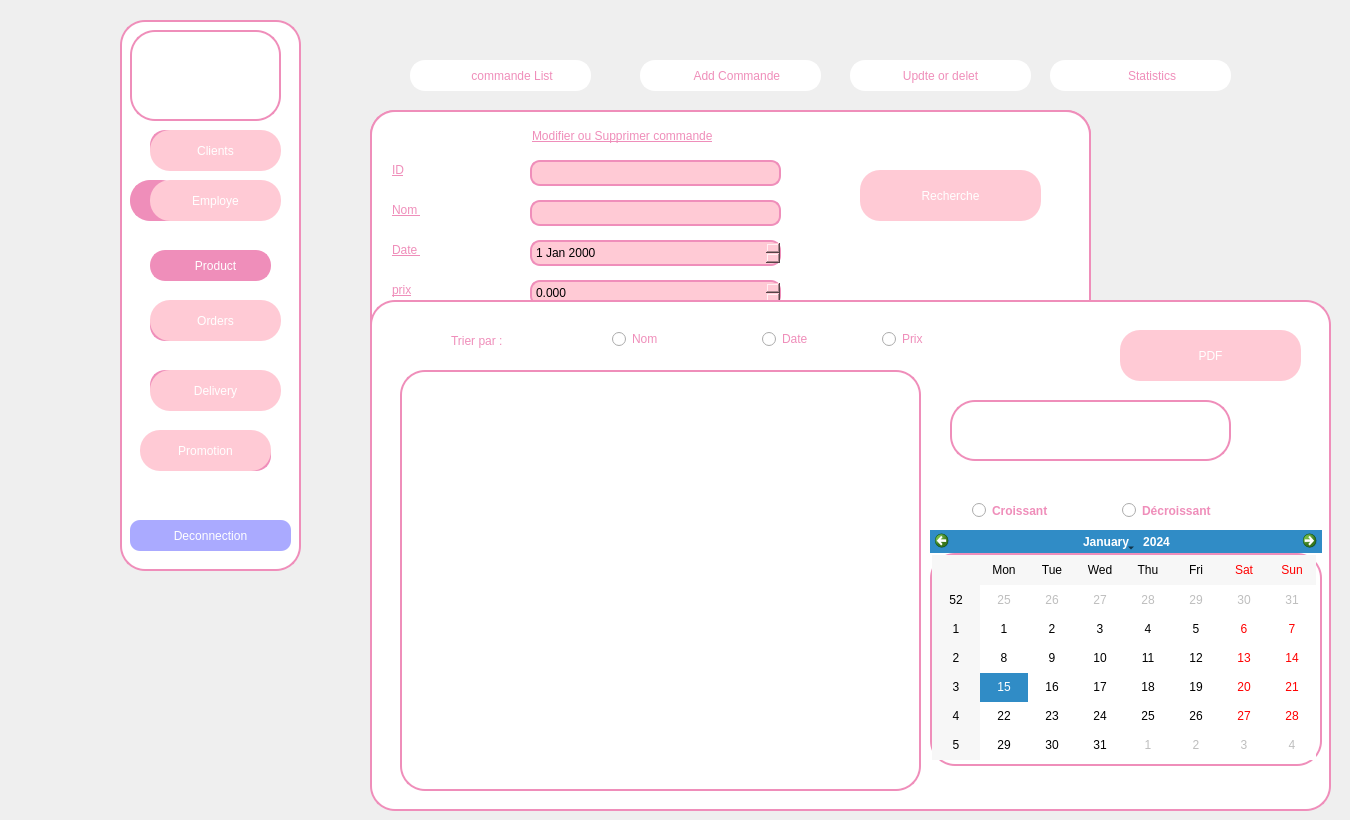
  <widget class="QWidget" name="centralwidget">
   <widget class="QGraphicsView" name="layoutGraph">
    <property name="geometry">
     <rect>
      <x>370</x>
      <y>350</y>
      <width>721</width>
      <height>421</height>
     </rect>
    </property>
    <property name="styleSheet">
     <string notr="true">QGraphicsView{
    background-color: white;
    width: 10px;
    border: 2px solid #EF8EBA;
    border-radius: 25px;
}</string>
    </property>
   </widget>
   <widget class="QStackedWidget" name="stackedWidget">
    <property name="geometry">
     <rect>
      <x>20</x>
      <y>10</y>
      <width>1321</width>
      <height>561</height>
     </rect>
    </property>
    <property name="currentIndex">
     <number>0</number>
    </property>
    <widget class="QWidget" name="page">
     <widget class="QFrame" name="frame">
      <property name="geometry">
       <rect>
        <x>100</x>
        <y>10</y>
        <width>181</width>
        <height>551</height>
       </rect>
      </property>
      <property name="styleSheet">
       <string notr="true">QFrame {
    background-color: white;
    width: 10px;
    border: 2px solid #EF8EBA;
    border-radius: 25px;
}</string>
      </property>
      <property name="frameShape">
       <enum>QFrame::NoFrame</enum>
      </property>
      <widget class="QLabel" name="label_2">
       <property name="geometry">
        <rect>
         <x>30</x>
         <y>170</y>
         <width>121</width>
         <height>31</height>
        </rect>
       </property>
       <property name="styleSheet">
        <string notr="true">QFrame {
	background-color: #EF8EBA;
    width: 10px;
    border: 2px solid #EF8EBA;
    border-radius: 15px;
}
QLabel{
	color: rgb(255, 255, 255);
}</string>
       </property>
       <property name="text">
        <string>            Employee</string>
       </property>
      </widget>
      <widget class="QLabel" name="label">
       <property name="geometry">
        <rect>
         <x>10</x>
         <y>160</y>
         <width>51</width>
         <height>41</height>
        </rect>
       </property>
       <property name="styleSheet">
        <string notr="true">QLabel{
border-color:  rgb(239, 142, 186);
border-radius:20px;
background-color: rgb(239, 142, 186);
}
</string>
       </property>
       <property name="text">
        <string/>
       </property>
       <property name="pixmap">
        <pixmap>../../../../../../Downloads/Capture_d_écran_2024-10-20_035051-removebg-preview.png</pixmap>
       </property>
       <property name="scaledContents">
        <bool>true</bool>
       </property>
      </widget>
      <widget class="QLabel" name="label_3">
       <property name="geometry">
        <rect>
         <x>30</x>
         <y>110</y>
         <width>121</width>
         <height>31</height>
        </rect>
       </property>
       <property name="styleSheet">
        <string notr="true">QFrame {
	background-color: #EF8EBA;
    width: 10px;
    border: 2px solid #EF8EBA;
    border-radius: 15px;
}
QLabel{
	color: rgb(255, 255, 255);
}</string>
       </property>
       <property name="text">
        <string>            Client</string>
       </property>
      </widget>
      <widget class="QLabel" name="label_4">
       <property name="geometry">
        <rect>
         <x>30</x>
         <y>230</y>
         <width>121</width>
         <height>31</height>
        </rect>
       </property>
       <property name="styleSheet">
        <string notr="true">QFrame {
	background-color: #EF8EBA;
    width: 10px;
    border: 2px solid #EF8EBA;
    border-radius: 15px;
}
QLabel{
	color: rgb(255, 255, 255);
}</string>
       </property>
       <property name="text">
        <string>            Product</string>
       </property>
      </widget>
      <widget class="QLabel" name="label_5">
       <property name="geometry">
        <rect>
         <x>30</x>
         <y>290</y>
         <width>121</width>
         <height>31</height>
        </rect>
       </property>
       <property name="styleSheet">
        <string notr="true">QFrame {
	background-color: #EF8EBA;
    width: 10px;
    border: 2px solid #EF8EBA;
    border-radius: 15px;
}
QLabel{
	color: rgb(255, 255, 255);
}</string>
       </property>
       <property name="text">
        <string>            Orders</string>
       </property>
      </widget>
      <widget class="QLabel" name="label_6">
       <property name="geometry">
        <rect>
         <x>30</x>
         <y>350</y>
         <width>121</width>
         <height>31</height>
        </rect>
       </property>
       <property name="styleSheet">
        <string notr="true">QFrame {
	background-color: #EF8EBA;
    width: 10px;
    border: 2px solid #EF8EBA;
    border-radius: 15px;
}
QLabel{
	color: rgb(255, 255, 255);
}</string>
       </property>
       <property name="text">
        <string>            Delivery</string>
       </property>
      </widget>
      <widget class="QLabel" name="label_7">
       <property name="geometry">
        <rect>
         <x>30</x>
         <y>420</y>
         <width>121</width>
         <height>31</height>
        </rect>
       </property>
       <property name="styleSheet">
        <string notr="true">QFrame {
	background-color: #EF8EBA;
    width: 10px;
    border: 2px solid #EF8EBA;
    border-radius: 15px;
}
QLabel{
	color: rgb(255, 255, 255);
}</string>
       </property>
       <property name="text">
        <string>            Promotion</string>
       </property>
      </widget>
      <widget class="QPushButton" name="pushButton_2">
       <property name="geometry">
        <rect>
         <x>10</x>
         <y>500</y>
         <width>161</width>
         <height>31</height>
        </rect>
       </property>
       <property name="styleSheet">
        <string notr="true">QPushButton {
	background-color: rgb(170, 170, 255);
    color: white; /* Texte blanc */
    border-radius:10px  ; /* Coins arrondis */
	border-color: rgb(239, 142, 186);
    padding: 8px;
}</string>
       </property>
       <property name="text">
        <string>Deconnection</string>
       </property>
      </widget>
      <widget class="QLabel" name="label_9">
       <property name="geometry">
        <rect>
         <x>10</x>
         <y>10</y>
         <width>151</width>
         <height>91</height>
        </rect>
       </property>
       <property name="styleSheet">
        <string notr="true">image: url(:/logo/logo.jpg);
</string>
       </property>
       <property name="text">
        <string/>
       </property>
       <property name="pixmap">
        <pixmap>../../../../../rapport de stage/interface/Capture d’écran 2024-09-29 185850.png</pixmap>
       </property>
       <property name="scaledContents">
        <bool>true</bool>
       </property>
      </widget>
      <widget class="QPushButton" name="client">
       <property name="geometry">
        <rect>
         <x>30</x>
         <y>110</y>
         <width>131</width>
         <height>41</height>
        </rect>
       </property>
       <property name="styleSheet">
        <string notr="true">QPushButton {
	background-color: rgb(255, 202, 213);
    color: white; /* Texte blanc */
    border-radius:20px  ; /* Coins arrondis */
	border-color: rgb(239, 142, 186);
    padding: 8px;
}</string>
       </property>
       <property name="text">
        <string>Clients</string>
       </property>
      </widget>
      <widget class="QPushButton" name="emp">
       <property name="geometry">
        <rect>
         <x>30</x>
         <y>160</y>
         <width>131</width>
         <height>41</height>
        </rect>
       </property>
       <property name="styleSheet">
        <string notr="true">QPushButton {
	background-color: rgb(255, 202, 213);
    color: white; /* Texte blanc */
    border-radius:20px  ; /* Coins arrondis */
	border-color: rgb(239, 142, 186);
    padding: 8px;
}</string>
       </property>
       <property name="text">
        <string>Employe</string>
       </property>
      </widget>
      <widget class="QPushButton" name="order">
       <property name="geometry">
        <rect>
         <x>30</x>
         <y>280</y>
         <width>131</width>
         <height>41</height>
        </rect>
       </property>
       <property name="styleSheet">
        <string notr="true">QPushButton {
	background-color: rgb(255, 202, 213);
    color: white; /* Texte blanc */
    border-radius:20px  ; /* Coins arrondis */
	border-color: rgb(239, 142, 186);
    padding: 8px;
}</string>
       </property>
       <property name="text">
        <string>Orders</string>
       </property>
      </widget>
      <widget class="QPushButton" name="livr">
       <property name="geometry">
        <rect>
         <x>30</x>
         <y>350</y>
         <width>131</width>
         <height>41</height>
        </rect>
       </property>
       <property name="styleSheet">
        <string notr="true">QPushButton {
	background-color: rgb(255, 202, 213);
    color: white; /* Texte blanc */
    border-radius:20px  ; /* Coins arrondis */
	border-color: rgb(239, 142, 186);
    padding: 8px;
}</string>
       </property>
       <property name="text">
        <string>Delivery</string>
       </property>
      </widget>
      <widget class="QPushButton" name="prom">
       <property name="geometry">
        <rect>
         <x>20</x>
         <y>410</y>
         <width>131</width>
         <height>41</height>
        </rect>
       </property>
       <property name="styleSheet">
        <string notr="true">QPushButton {
	background-color: rgb(255, 202, 213);
    color: white; /* Texte blanc */
    border-radius:20px  ; /* Coins arrondis */
	border-color: rgb(239, 142, 186);
    padding: 8px;
}</string>
       </property>
       <property name="text">
        <string>Promotion</string>
       </property>
      </widget>
     </widget>
     <widget class="QFrame" name="frame_2">
      <property name="geometry">
       <rect>
        <x>350</x>
        <y>100</y>
        <width>721</width>
        <height>421</height>
       </rect>
      </property>
      <property name="styleSheet">
       <string notr="true">QFrame {
    background-color: white;
    width: 10px;
    border: 2px solid #EF8EBA;
    border-radius: 25px;
}</string>
      </property>
      <property name="frameShape">
       <enum>QFrame::NoFrame</enum>
      </property>
      <widget class="QLineEdit" name="lineEdit_3">
       <property name="geometry">
        <rect>
         <x>20</x>
         <y>90</y>
         <width>81</width>
         <height>20</height>
        </rect>
       </property>
       <property name="styleSheet">
        <string notr="true">QLineEdit{
	text-decoration: underline;
	color:#EF8EBA;
	font: 700 italic 10pt &quot;Segoe UI&quot;;
	;
}</string>
       </property>
       <property name="text">
        <string>Nom </string>
       </property>
       <property name="frame">
        <bool>false</bool>
       </property>
      </widget>
      <widget class="QLineEdit" name="lineEdit_4">
       <property name="geometry">
        <rect>
         <x>20</x>
         <y>130</y>
         <width>131</width>
         <height>20</height>
        </rect>
       </property>
       <property name="styleSheet">
        <string notr="true">QLineEdit{
	text-decoration: underline;
	color:#EF8EBA;
	font: 700 italic 10pt &quot;Segoe UI&quot;;
	;
}</string>
       </property>
       <property name="text">
        <string>Date </string>
       </property>
       <property name="frame">
        <bool>false</bool>
       </property>
      </widget>
      <widget class="QLineEdit" name="lineEdit_5">
       <property name="geometry">
        <rect>
         <x>20</x>
         <y>170</y>
         <width>71</width>
         <height>20</height>
        </rect>
       </property>
       <property name="styleSheet">
        <string notr="true">QLineEdit{
	text-decoration: underline;
	color:#EF8EBA;
	font: 700 italic 10pt &quot;Segoe UI&quot;;
	;
}</string>
       </property>
       <property name="text">
        <string>prix</string>
       </property>
       <property name="frame">
        <bool>false</bool>
       </property>
      </widget>
      <widget class="QLineEdit" name="lineEdit_6">
       <property name="geometry">
        <rect>
         <x>10</x>
         <y>210</y>
         <width>121</width>
         <height>20</height>
        </rect>
       </property>
       <property name="styleSheet">
        <string notr="true">QLineEdit{
	text-decoration: underline;
	color: #EF8EBA;
	font: 700 italic 10pt &quot;Segoe UI&quot;;
	;
}</string>
       </property>
       <property name="text">
        <string>modep</string>
       </property>
       <property name="frame">
        <bool>false</bool>
       </property>
      </widget>
      <widget class="QLineEdit" name="lineEdit_9">
       <property name="geometry">
        <rect>
         <x>160</x>
         <y>90</y>
         <width>251</width>
         <height>26</height>
        </rect>
       </property>
       <property name="styleSheet">
        <string notr="true">QLineEdit {
	background-color: rgb(255, 202, 213);
    border: 2px solid #EF8EBA; /* Bordure rose */
    border-radius: 10px; /* Coins arrondis */
    padding: 2px;
}</string>
       </property>
      </widget>
      <widget class="QLineEdit" name="lineEdit_14">
       <property name="geometry">
        <rect>
         <x>230</x>
         <y>10</y>
         <width>251</width>
         <height>31</height>
        </rect>
       </property>
       <property name="styleSheet">
        <string notr="true">QLineEdit{
	text-decoration: underline;
	color: #EF8EBA;
	font: 700 italic 15pt &quot;Segoe UI&quot;;
	;
}</string>
       </property>
       <property name="text">
        <string>Ajouter commande</string>
       </property>
       <property name="frame">
        <bool>false</bool>
       </property>
      </widget>
      <widget class="QPushButton" name="pushButton_5">
       <property name="geometry">
        <rect>
         <x>490</x>
         <y>310</y>
         <width>181</width>
         <height>51</height>
        </rect>
       </property>
       <property name="styleSheet">
        <string notr="true">QPushButton {
	background-color: rgb(255, 202, 213);
    color: white; /* Texte blanc */
    border-radius:20px  ; /* Coins arrondis */
	border-color: rgb(239, 142, 186);
    padding: 8px;
}</string>
       </property>
       <property name="text">
        <string>ajouter</string>
       </property>
      </widget>
      <widget class="QDateEdit" name="dateEdit">
       <property name="geometry">
        <rect>
         <x>160</x>
         <y>130</y>
         <width>251</width>
         <height>26</height>
        </rect>
       </property>
       <property name="styleSheet">
        <string notr="true">QDateEdit {
	background-color: rgb(255, 202, 213);
    border: 2px solid #EF8EBA; /* Bordure rose */
    border-radius: 10px; /* Coins arrondis */
    padding: 2px;
}</string>
       </property>
      </widget>
      <widget class="QComboBox" name="CM_modep">
       <property name="geometry">
        <rect>
         <x>160</x>
         <y>210</y>
         <width>251</width>
         <height>22</height>
        </rect>
       </property>
       <property name="styleSheet">
        <string notr="true">QComboBox {
	background-color: rgb(255, 202, 213);
    border: 2px solid #EF8EBA; /* Bordure rose */
    border-radius: 10px; /* Coins arrondis */
    padding: 2px;
}</string>
       </property>
      </widget>
      <widget class="QDoubleSpinBox" name="doubleSpinBox_1">
       <property name="geometry">
        <rect>
         <x>160</x>
         <y>170</y>
         <width>251</width>
         <height>26</height>
        </rect>
       </property>
       <property name="styleSheet">
        <string notr="true">QDoubleSpinBox {
	background-color: rgb(255, 202, 213);
    border: 2px solid #EF8EBA; /* Bordure rose */
    border-radius: 10px; /* Coins arrondis */
    padding: 2px;
}</string>
       </property>
       <property name="decimals">
        <number>3</number>
       </property>
       <property name="maximum">
        <double>99999.990000000005239</double>
       </property>
      </widget>
     </widget>
     <widget class="QPushButton" name="pushButton_7">
      <property name="geometry">
       <rect>
        <x>390</x>
        <y>50</y>
        <width>181</width>
        <height>31</height>
       </rect>
      </property>
      <property name="styleSheet">
       <string notr="true">QFrame {
	font: 10pt &quot;Segoe UI&quot;;
	background-color: white;
    width: 10px;
    border: 2px solid white;
    border-radius: 15px;
}
QPushButton{
	color: #EF8EBA;
background-color: white;
    width: 10px;
    border: 2px solid white;
    border-radius: 15px;
}</string>
      </property>
      <property name="text">
       <string>       commande List</string>
      </property>
     </widget>
     <widget class="QPushButton" name="pushButton_8">
      <property name="geometry">
       <rect>
        <x>620</x>
        <y>50</y>
        <width>181</width>
        <height>31</height>
       </rect>
      </property>
      <property name="styleSheet">
       <string notr="true">QFrame {
	font: 10pt &quot;Segoe UI&quot;;
	background-color: white;
    width: 10px;
    border: 2px solid white;
    border-radius: 15px;
}
QPushButton{
	color: #EF8EBA;
background-color: white;
    width: 10px;
    border: 2px solid white;
    border-radius: 15px;
}</string>
      </property>
      <property name="text">
       <string>    Add Commande</string>
      </property>
     </widget>
     <widget class="QPushButton" name="pushButton_11">
      <property name="geometry">
       <rect>
        <x>830</x>
        <y>50</y>
        <width>181</width>
        <height>31</height>
       </rect>
      </property>
      <property name="styleSheet">
       <string notr="true">QFrame {
	font: 10pt &quot;Segoe UI&quot;;
	background-color: white;
    width: 10px;
    border: 2px solid white;
    border-radius: 15px;
}
QPushButton{
	color: #EF8EBA;
background-color: white;
    width: 10px;
    border: 2px solid white;
    border-radius: 15px;
}</string>
      </property>
      <property name="text">
       <string>Updte or delet</string>
      </property>
     </widget>
     <widget class="QPushButton" name="pushButton_12">
      <property name="geometry">
       <rect>
        <x>1030</x>
        <y>50</y>
        <width>181</width>
        <height>31</height>
       </rect>
      </property>
      <property name="styleSheet">
       <string notr="true">QFrame {
	font: 10pt &quot;Segoe UI&quot;;
	background-color: white;
    width: 10px;
    border: 2px solid white;
    border-radius: 15px;
}
QPushButton{
	color: #EF8EBA;
background-color: white;
    width: 10px;
    border: 2px solid white;
    border-radius: 15px;
}</string>
      </property>
      <property name="text">
       <string>       Statistics</string>
      </property>
     </widget>
     <widget class="QFrame" name="frame_4">
      <property name="geometry">
       <rect>
        <x>350</x>
        <y>100</y>
        <width>721</width>
        <height>421</height>
       </rect>
      </property>
      <property name="styleSheet">
       <string notr="true">QFrame {
    background-color: white;
    width: 10px;
    border: 2px solid #EF8EBA;
    border-radius: 25px;
}</string>
      </property>
      <property name="frameShape">
       <enum>QFrame::NoFrame</enum>
      </property>
      <widget class="QLineEdit" name="lineEdit_11">
       <property name="geometry">
        <rect>
         <x>20</x>
         <y>90</y>
         <width>81</width>
         <height>20</height>
        </rect>
       </property>
       <property name="styleSheet">
        <string notr="true">QLineEdit{
	text-decoration: underline;
	color:#EF8EBA;
	font: 700 italic 10pt &quot;Segoe UI&quot;;
	;
}</string>
       </property>
       <property name="text">
        <string>Nom </string>
       </property>
       <property name="frame">
        <bool>false</bool>
       </property>
      </widget>
      <widget class="QLineEdit" name="lineEdit_24">
       <property name="geometry">
        <rect>
         <x>20</x>
         <y>130</y>
         <width>131</width>
         <height>20</height>
        </rect>
       </property>
       <property name="styleSheet">
        <string notr="true">QLineEdit{
	text-decoration: underline;
	color:#EF8EBA;
	font: 700 italic 10pt &quot;Segoe UI&quot;;
	;
}</string>
       </property>
       <property name="text">
        <string>Date </string>
       </property>
       <property name="frame">
        <bool>false</bool>
       </property>
      </widget>
      <widget class="QLineEdit" name="lineEdit_26">
       <property name="geometry">
        <rect>
         <x>20</x>
         <y>170</y>
         <width>71</width>
         <height>20</height>
        </rect>
       </property>
       <property name="styleSheet">
        <string notr="true">QLineEdit{
	text-decoration: underline;
	color:#EF8EBA;
	font: 700 italic 10pt &quot;Segoe UI&quot;;
	;
}</string>
       </property>
       <property name="text">
        <string>prix</string>
       </property>
       <property name="frame">
        <bool>false</bool>
       </property>
      </widget>
      <widget class="QLineEdit" name="lineEdit_27">
       <property name="geometry">
        <rect>
         <x>10</x>
         <y>210</y>
         <width>121</width>
         <height>20</height>
        </rect>
       </property>
       <property name="styleSheet">
        <string notr="true">QLineEdit{
	text-decoration: underline;
	color: #EF8EBA;
	font: 700 italic 10pt &quot;Segoe UI&quot;;
	;
}</string>
       </property>
       <property name="text">
        <string>modep</string>
       </property>
       <property name="frame">
        <bool>false</bool>
       </property>
      </widget>
      <widget class="QLineEdit" name="lineEdit_23">
       <property name="geometry">
        <rect>
         <x>160</x>
         <y>90</y>
         <width>251</width>
         <height>26</height>
        </rect>
       </property>
       <property name="styleSheet">
        <string notr="true">QLineEdit {
	background-color: rgb(255, 202, 213);
    border: 2px solid #EF8EBA; /* Bordure rose */
    border-radius: 10px; /* Coins arrondis */
    padding: 2px;
}</string>
       </property>
      </widget>
      <widget class="QLineEdit" name="lineEdit_29">
       <property name="geometry">
        <rect>
         <x>160</x>
         <y>10</y>
         <width>431</width>
         <height>31</height>
        </rect>
       </property>
       <property name="styleSheet">
        <string notr="true">QLineEdit{
	text-decoration: underline;
	color: #EF8EBA;
	font: 700 italic 15pt &quot;Segoe UI&quot;;
	;
}</string>
       </property>
       <property name="text">
        <string>Modifier ou Supprimer commande</string>
       </property>
       <property name="frame">
        <bool>false</bool>
       </property>
      </widget>
      <widget class="QPushButton" name="pushButton_6">
       <property name="geometry">
        <rect>
         <x>290</x>
         <y>250</y>
         <width>181</width>
         <height>51</height>
        </rect>
       </property>
       <property name="styleSheet">
        <string notr="true">QPushButton {
	background-color: rgb(255, 202, 213);
    color: white; /* Texte blanc */
    border-radius:20px  ; /* Coins arrondis */
	border-color: rgb(239, 142, 186);
    padding: 8px;
}</string>
       </property>
       <property name="text">
        <string>Modifier</string>
       </property>
      </widget>
      <widget class="QDateEdit" name="dateEdit_3">
       <property name="geometry">
        <rect>
         <x>160</x>
         <y>130</y>
         <width>251</width>
         <height>26</height>
        </rect>
       </property>
       <property name="styleSheet">
        <string notr="true">QDateEdit {
	background-color: rgb(255, 202, 213);
    border: 2px solid #EF8EBA; /* Bordure rose */
    border-radius: 10px; /* Coins arrondis */
    padding: 2px;
}</string>
       </property>
      </widget>
      <widget class="QComboBox" name="CM_modep_2">
       <property name="geometry">
        <rect>
         <x>160</x>
         <y>210</y>
         <width>251</width>
         <height>22</height>
        </rect>
       </property>
       <property name="styleSheet">
        <string notr="true">QComboBox {
	background-color: rgb(255, 202, 213);
    border: 2px solid #EF8EBA; /* Bordure rose */
    border-radius: 10px; /* Coins arrondis */
    padding: 2px;
}</string>
       </property>
      </widget>
      <widget class="QLineEdit" name="lineEdit_35">
       <property name="geometry">
        <rect>
         <x>20</x>
         <y>50</y>
         <width>81</width>
         <height>20</height>
        </rect>
       </property>
       <property name="styleSheet">
        <string notr="true">QLineEdit{
	text-decoration: underline;
	color:#EF8EBA;
	font: 700 italic 10pt &quot;Segoe UI&quot;;
	;
}</string>
       </property>
       <property name="text">
        <string>ID</string>
       </property>
       <property name="frame">
        <bool>false</bool>
       </property>
      </widget>
      <widget class="QLineEdit" name="lineEdit_34">
       <property name="geometry">
        <rect>
         <x>160</x>
         <y>50</y>
         <width>251</width>
         <height>26</height>
        </rect>
       </property>
       <property name="styleSheet">
        <string notr="true">QLineEdit {
	background-color: rgb(255, 202, 213);
    border: 2px solid #EF8EBA; /* Bordure rose */
    border-radius: 10px; /* Coins arrondis */
    padding: 2px;
}</string>
       </property>
       <property name="text">
        <string/>
       </property>
      </widget>
      <widget class="QPushButton" name="pushButton_14">
       <property name="geometry">
        <rect>
         <x>530</x>
         <y>250</y>
         <width>181</width>
         <height>51</height>
        </rect>
       </property>
       <property name="styleSheet">
        <string notr="true">QPushButton {
	background-color: rgb(255, 202, 213);
    color: white; /* Texte blanc */
    border-radius:20px  ; /* Coins arrondis */
	border-color: rgb(239, 142, 186);
    padding: 8px;
}</string>
       </property>
       <property name="text">
        <string>Supprimer</string>
       </property>
      </widget>
      <widget class="QPushButton" name="pushButton_15">
       <property name="geometry">
        <rect>
         <x>490</x>
         <y>60</y>
         <width>181</width>
         <height>51</height>
        </rect>
       </property>
       <property name="styleSheet">
        <string notr="true">QPushButton {
	background-color: rgb(255, 202, 213);
    color: white; /* Texte blanc */
    border-radius:20px  ; /* Coins arrondis */
	border-color: rgb(239, 142, 186);
    padding: 8px;
}</string>
       </property>
       <property name="text">
        <string>Recherche</string>
       </property>
      </widget>
      <widget class="QDoubleSpinBox" name="doubleSpinBox">
       <property name="geometry">
        <rect>
         <x>160</x>
         <y>170</y>
         <width>251</width>
         <height>26</height>
        </rect>
       </property>
       <property name="styleSheet">
        <string notr="true">QDoubleSpinBox {
	background-color: rgb(255, 202, 213);
    border: 2px solid #EF8EBA; /* Bordure rose */
    border-radius: 10px; /* Coins arrondis */
    padding: 2px;
}</string>
       </property>
       <property name="decimals">
        <number>3</number>
       </property>
       <property name="maximum">
        <double>99999.990000000005239</double>
       </property>
      </widget>
      <widget class="QLineEdit" name="mailedit">
       <property name="geometry">
        <rect>
         <x>70</x>
         <y>340</y>
         <width>251</width>
         <height>26</height>
        </rect>
       </property>
       <property name="styleSheet">
        <string notr="true">QLineEdit {
	background-color: rgb(255, 202, 213);
    border: 2px solid #EF8EBA; /* Bordure rose */
    border-radius: 10px; /* Coins arrondis */
    padding: 2px;
}</string>
       </property>
       <property name="text">
        <string/>
       </property>
      </widget>
      <widget class="QPushButton" name="mailbtn">
       <property name="geometry">
        <rect>
         <x>420</x>
         <y>340</y>
         <width>181</width>
         <height>31</height>
        </rect>
       </property>
       <property name="styleSheet">
        <string notr="true">QPushButton {
	background-color: rgb(255, 202, 213);
    color: white; /* Texte blanc */
    border-radius:20px  ; /* Coins arrondis */
	border-color: rgb(239, 142, 186);
    padding: 8px;
}</string>
       </property>
       <property name="text">
        <string>Mail</string>
       </property>
      </widget>
     </widget>
    </widget>
    <widget class="QWidget" name="page_2"/>
   </widget>
   <widget class="QFrame" name="frame_3">
    <property name="geometry">
     <rect>
      <x>370</x>
      <y>300</y>
      <width>961</width>
      <height>511</height>
     </rect>
    </property>
    <property name="styleSheet">
     <string notr="true">QFrame {
    background-color: white;
    width: 10px;
    border: 2px solid #EF8EBA;
    border-radius: 25px;
}</string>
    </property>
    <property name="frameShape">
     <enum>QFrame::StyledPanel</enum>
    </property>
    <property name="frameShadow">
     <enum>QFrame::Raised</enum>
    </property>
    <widget class="QTableView" name="tableView">
     <property name="geometry">
      <rect>
       <x>30</x>
       <y>70</y>
       <width>521</width>
       <height>421</height>
      </rect>
     </property>
     <property name="styleSheet">
      <string notr="true">QTableView {
    background-color: white;
    width: 10px;
    border: 2px solid #EF8EBA;
    border-radius: 25px;
}</string>
     </property>
    </widget>
    <widget class="QRadioButton" name="RBdc_2">
     <property name="geometry">
      <rect>
       <x>750</x>
       <y>180</y>
       <width>121</width>
       <height>61</height>
      </rect>
     </property>
     <property name="font">
      <font>
       <pointsize>9</pointsize>
       <bold>true</bold>
      </font>
     </property>
     <property name="styleSheet">
      <string notr="true">QFrame {
	font: 10pt &quot;Segoe UI&quot;;
	background-color: white;
    width: 10px;
    border: 2px solid white;
    border-radius: 15px;
}
QRadioButton{
	color: #EF8EBA;
background-color: white;
    width: 10px;
    border: 2px solid white;
    border-radius: 15px;
}</string>
     </property>
     <property name="text">
      <string>Décroissant</string>
     </property>
    </widget>
    <widget class="QTextBrowser" name="TBtrie_2">
     <property name="geometry">
      <rect>
       <x>580</x>
       <y>100</y>
       <width>281</width>
       <height>61</height>
      </rect>
     </property>
    </widget>
    <widget class="QRadioButton" name="RBdtdebut_2">
     <property name="geometry">
      <rect>
       <x>240</x>
       <y>30</y>
       <width>83</width>
       <height>18</height>
      </rect>
     </property>
     <property name="styleSheet">
      <string notr="true">QFrame {
	font: 10pt &quot;Segoe UI&quot;;
	background-color: white;
    width: 10px;
    border: 2px solid white;
    border-radius: 15px;
}
QRadioButton{
	color: #EF8EBA;
background-color: white;
    width: 10px;
    border: 2px solid white;
    border-radius: 15px;
}</string>
     </property>
     <property name="text">
      <string>Nom</string>
     </property>
    </widget>
    <widget class="QLabel" name="label_14">
     <property name="geometry">
      <rect>
       <x>76</x>
       <y>30</y>
       <width>91</width>
       <height>21</height>
      </rect>
     </property>
     <property name="styleSheet">
      <string notr="true">QFrame {
	font: 10pt &quot;Segoe UI&quot;;
	background-color: white;
    width: 10px;
    border: 2px solid white;
    border-radius: 15px;
}
QLabel{
	color: #EF8EBA;
background-color: white;
    width: 10px;
    border: 2px solid white;
    border-radius: 15px;
}</string>
     </property>
     <property name="text">
      <string>Trier par :</string>
     </property>
    </widget>
    <widget class="QRadioButton" name="RBC_2">
     <property name="geometry">
      <rect>
       <x>600</x>
       <y>190</y>
       <width>101</width>
       <height>41</height>
      </rect>
     </property>
     <property name="font">
      <font>
       <pointsize>9</pointsize>
       <italic>false</italic>
       <bold>true</bold>
      </font>
     </property>
     <property name="styleSheet">
      <string notr="true">QFrame {
	font: 10pt &quot;Segoe UI&quot;;
	background-color: white;
    width: 10px;
    border: 2px solid white;
    border-radius: 15px;
}
QRadioButton{
	color: #EF8EBA;
background-color: white;
    width: 10px;
    border: 2px solid white;
    border-radius: 15px;
}</string>
     </property>
     <property name="text">
      <string>Croissant</string>
     </property>
    </widget>
    <widget class="QRadioButton" name="RBdf_2">
     <property name="geometry">
      <rect>
       <x>390</x>
       <y>30</y>
       <width>83</width>
       <height>18</height>
      </rect>
     </property>
     <property name="styleSheet">
      <string notr="true">QFrame {
	font: 10pt &quot;Segoe UI&quot;;
	background-color: white;
    width: 10px;
    border: 2px solid white;
    border-radius: 15px;
}
QRadioButton{
	color: #EF8EBA;
background-color: white;
    width: 10px;
    border: 2px solid white;
    border-radius: 15px;
}</string>
     </property>
     <property name="text">
      <string>Date</string>
     </property>
    </widget>
    <widget class="QRadioButton" name="RBnom_2">
     <property name="geometry">
      <rect>
       <x>510</x>
       <y>30</y>
       <width>83</width>
       <height>18</height>
      </rect>
     </property>
     <property name="styleSheet">
      <string notr="true">QFrame {
	font: 10pt &quot;Segoe UI&quot;;
	background-color: white;
    width: 10px;
    border: 2px solid white;
    border-radius: 15px;
}
QRadioButton{
	color: #EF8EBA;
background-color: white;
    width: 10px;
    border: 2px solid white;
    border-radius: 15px;
}</string>
     </property>
     <property name="text">
      <string>Prix</string>
     </property>
    </widget>
    <widget class="QPushButton" name="pdfbt">
     <property name="geometry">
      <rect>
       <x>750</x>
       <y>30</y>
       <width>181</width>
       <height>51</height>
      </rect>
     </property>
     <property name="styleSheet">
      <string notr="true">QPushButton {
	background-color: rgb(255, 202, 213);
    color: white; /* Texte blanc */
    border-radius:20px  ; /* Coins arrondis */
	border-color: rgb(239, 142, 186);
    padding: 8px;
}</string>
     </property>
     <property name="text">
      <string>PDF</string>
     </property>
    </widget>
    <widget class="QCalendarWidget" name="calendarWidget1">
     <property name="geometry">
      <rect>
       <x>560</x>
       <y>230</y>
       <width>392</width>
       <height>236</height>
      </rect>
     </property>
     <property name="styleSheet">
      <string notr="true">QCalendarWidget{
    background-color: white;
    width: 10px;
    border: 2px solid #EF8EBA;
    border-radius: 25px;
}</string>
     </property>
    </widget>
   </widget>
  </widget>
